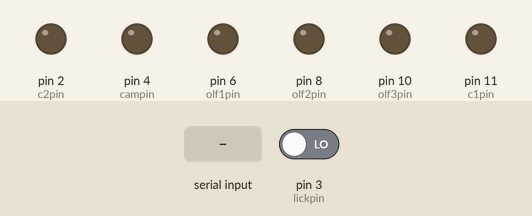
Recording of a sketch running on a simulated Arduino Uno, built with avr-gcc and run on an emulated ATmega328P. Shown: output pins drawn as LEDs (lit = HIGH). The test bench sets the inputs (shaded band); at power-on: pin 3 (lickpin) LOW.

Above: at 1.2 s.
1.3 s: "1\n" received over Serial
At 2.3 s:
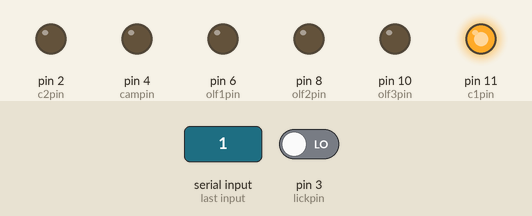
2.8 s: byte 50 ('2') received over Serial
At 3.5 s:
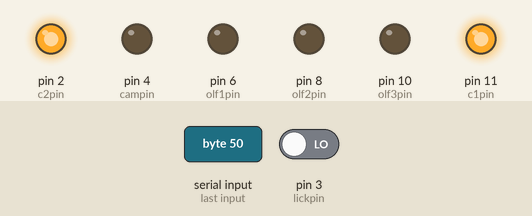
4.3 s: byte 51 ('3') received over Serial
At 4.6 s:
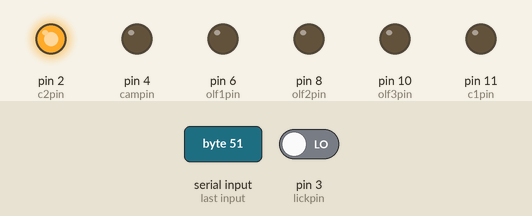
5.8 s: byte 101 ('e') received over Serial
At 7.0 s:
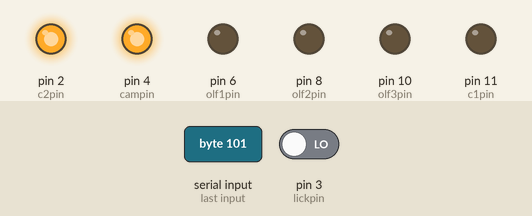
7.3 s: byte 49 ('1') received over Serial
At 8.1 s:
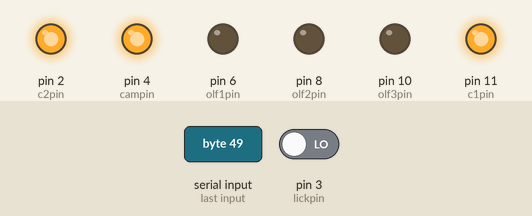
8.8 s: byte 52 ('4') received over Serial
At 9.2 s:
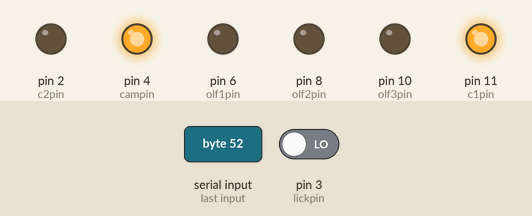
Timing chart, 0 to 11.3 s (numbered marks = the images above; inputs shaded):
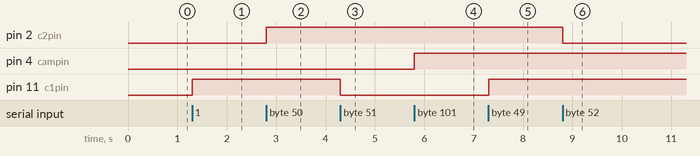

The sketch:

flash.ino
```cpp
/*
 * 19 Jan 2010, C. Schmidt-Hieber
 *
 * Uses the arduino to control a Picospritzer
 * Send characters to the arduino to open or close
 * the valve:
 * '1' open channel 1
 * '2' open channel 2
 * '3' close channel 1
 * '4' close channel 2
 * '5' open olfactometer valve
 * '6' close olfactometer valve
 * '7' open olfacto2meter valve
 * '8' close olfacto2meter valve
 * '9' open olfacto3meter valve
 * '0' close olfacto3meter valve
 * 'd' broadcast down signal
 * 'e' camera frame capture HI
 * 'f' camera frame capture LO
 * 'r' sense pClamp recording status
 * 'u' broadcast up signal
 * 'w' wipe lick counter
 */

/* extern "C" void __cxa_pure_virtual() {} */

/*
 * Data and clock pin definitions
 */

static const int c1pin = 11; /* Airpuff 1 */
static const int c2pin = 2; /* Airpuff 2 */
static const int lickpin = 3;
static const int campin = 4;
static const int olf1pin = 6;
static const int olf2pin = 8;
static const int olf3pin = 10;
static const int bcpin = 4;
/* static const int epin = 12; */

static const int piezopin = A0;

static const int BAUDRATE = 19200;
int bcstatus = LOW;
int lickcounter = 0;
int lickpiezosum = 0;
int lickstatus = LOW;
int prevstatus = LOW;

// The setup() method runs once, when the sketch starts

void setup()   {

  // set baud rate
  Serial.begin(BAUDRATE);

  // initialize the digital pin as an output:
  /*pinMode(epin, INPUT);     */
  pinMode(c1pin, OUTPUT);
  pinMode(c2pin, OUTPUT);
  pinMode(bcpin, OUTPUT);
  pinMode(campin, OUTPUT);
  pinMode(olf1pin, OUTPUT);
  pinMode(olf2pin, OUTPUT);
  pinMode(olf3pin, OUTPUT);

  pinMode(lickpin, INPUT);

  pinMode(piezopin, INPUT);

  Serial.write('\n');
}

// the loop() method runs over and over again,
// as long as the Arduino has power
void loop()
{
  lickstatus = digitalRead(lickpin);
  if (lickstatus==HIGH && prevstatus==LOW) {
      lickcounter += 1;
      //Serial.println(lickcounter);
  }
  prevstatus = lickstatus;
  // lickpiezosum += analogRead(piezopin);
  // Wait for request before doing stuff:
  if ( Serial.available()) {
    char ch = Serial.read();
    switch (ch) {
      case '1':
        digitalWrite(c1pin, HIGH);
        break;
      case '2':
        digitalWrite(c2pin, HIGH);
        break;
      case '3':
        digitalWrite(c1pin, LOW);
        break;
      case '4':
        digitalWrite(c2pin, LOW);
        break;
        /*      case 'r': {
        int ephys = digitalRead(epin);
        if (ephys == HIGH) {
          Serial.write(ephys);
        } else {
          Serial.write(ephys);
        }
        break;
        }*/
      case 'e': {
        digitalWrite(campin, HIGH);
        break;
      }
      case 'f': {
        digitalWrite(campin, LOW);
        break;
      }
      case 'u': {
        digitalWrite(bcpin, HIGH);
        break;
      }
      case 'd': {
        digitalWrite(bcpin, LOW);
        break;
      }
      case 'w': {
        // transmit lick pin status:
        //Serial.println(lickcounter);
        Serial.write(lickcounter);
        Serial.write('\n');
        lickcounter = 0;
        break;
      }
      case 'a': {
        // transmit lick pin status:
        Serial.write(lickpiezosum);
        Serial.write('\n');
        lickpiezosum = 0;
        break;
      }
      case '5':
        digitalWrite(olf1pin, HIGH);
        break;
      case '6':
        digitalWrite(olf1pin, LOW);
        break;
      case '7':
        digitalWrite(olf2pin, HIGH);
        break;
      case '8':
        digitalWrite(olf2pin, LOW);
        break;
      case '9':
        digitalWrite(olf3pin, HIGH);
        break;
      case '0':
        digitalWrite(olf3pin, LOW);
        break;
      default:
        break;
    }
  }

}
```

Measured:
- after the input at 1.3 s, pin 11 (c1pin): LOW → HIGH at once
- after the input at 2.8 s, pin 2 (c2pin): LOW → HIGH at once
- after the input at 4.3 s, pin 11 (c1pin): HIGH → LOW at once
- after the input at 5.8 s, pin 4 (campin): LOW → HIGH at once
- after the input at 7.3 s, pin 11 (c1pin): LOW → HIGH at once
- after the input at 8.8 s, pin 2 (c2pin): HIGH → LOW at once
